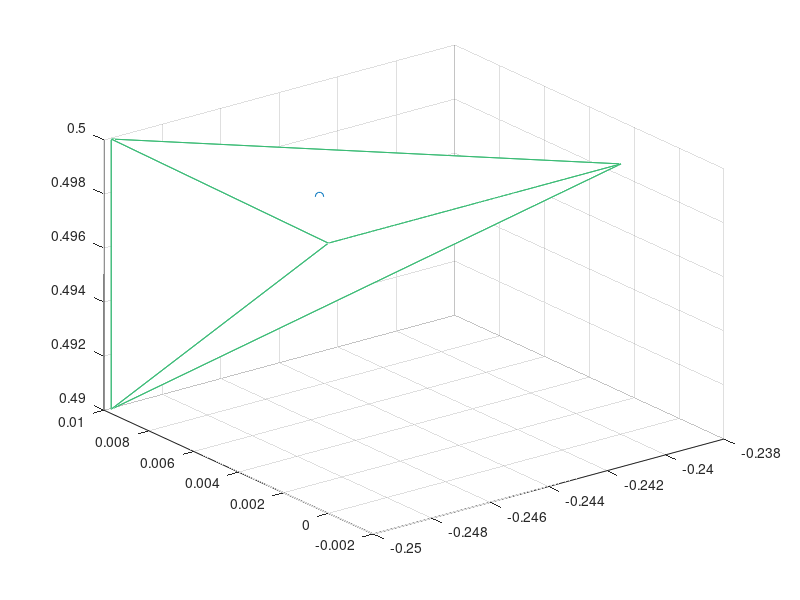

MATLAB code for this plot:
x=[ -0.24979999999999999        9.9391199999999992E-003  0.48999999999999999
 -0.25000000000000000       -3.0610000000000000E-017  0.50000000000000000
 -0.24979999999999999        9.9391199999999992E-003  0.50000000000000000
 -0.23999000000000001       -2.7779999999999999E-017  0.50000000000000000]';
N=[1 0 0;0 1 0;0 0 1;-1 -1 -1]';
xi=zeros(3,3);
dummyx=zeros(4,4);
dummyb=dummyx;

Jac=zeros(4,4);
Jac(:,1)=1;
Jac(:,2:4)=x';
jd=det(Jac);
dummyx(:,1)=x(1,:)';
dummyx(:,2:4)=x';
a=1/jd*det(dummyx);


for a=1:4
    xi(:,1) = xi(:,1)+x(:,a)*N(1,a);
    xi(:,2) = xi(:,2)+x(:,a)*N(2,a);
    xi(:,3) = xi(:,3)+x(:,a)*N(3,a);
end

xinv=inv(xi);

xco=[-0.24800000000000000;        3.0000000000000001E-003;  0.50000000000000000];
diff=xco-x(:,4);
prnts=xinv*diff;
shps=zeros(1,4);
shps(1:3)=prnts;
shps(4)=1-sum(prnts);
shps

xp=zeros(1,4);
yp=xp;
zp=yp;
for a=1:4
    xp(a)=x(1,a);
    yp(a)=x(2,a);
    zp(a)=x(3,a);
end

T=[1,2,3;1,2,4;2,3,4;1,3,4];
trimesh(T,xp,yp,zp)
hold on
scatter3(xco(1),xco(2),xco(3))
